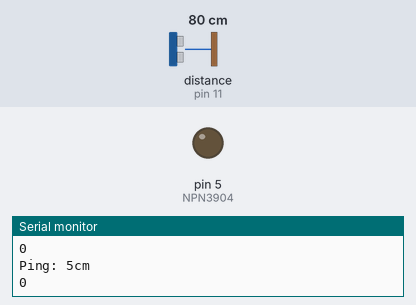
Bench run of a sketch on a simulated Arduino Uno, built with avr-gcc and run on an emulated ATmega328P. Shown: output pins drawn as LEDs (lit = HIGH), the last lines printed to the serial monitor. Inputs (shaded band) come from the test bench; at power-on: distance to the obstacle (sensor on pin 11) 80 cm. The echo pulse lasts 58.3 µs per cm.

Above: at 1.2 s.
1.3 s: distance to the obstacle (sensor on pin 11) set to 39 cm
2.8 s: distance to the obstacle (sensor on pin 11) set to 35 cm
At 4.0 s:
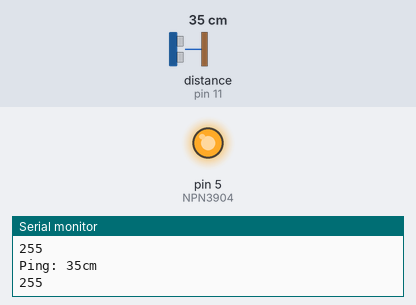
4.5 s: distance to the obstacle (sensor on pin 11) set to 18 cm
At 5.3 s:
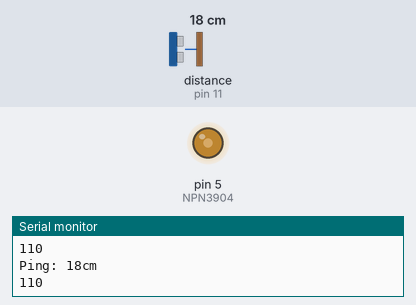
Timing chart, 0 to 7.5 s (numbered marks = the images above; inputs shaded):
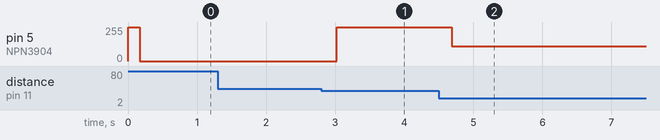

Measured:
- the behaviour switches between 36 and 35 cm on distance to the obstacle (sensor on pin 11) (found by bisection; images 0 and 1)
- after the input at 2.8 s, pin 5 (NPN3904): 0/255 → 255/255 after 0.22 s
- after the input at 4.5 s, pin 5 (NPN3904): 255/255 → 110/255 after 0.19 s

The sketch:

MotionLampDemo.ino
```cpp
// ---------------------------------------------------------------------------
// LED LAMP DEMO
// ---------------------------------------------------------------------------

#include <NewPing.h>

#define NPN3904 5 // The transistor that drives the led
#define TRIGGER_PIN  12  // Arduino pin tied to trigger pin on the ultrasonic sensor.
#define ECHO_PIN     11  // Arduino pin tied to echo pin on the ultrasonic sensor.
#define MAX_DISTANCE 35 // Maximum distance we want to ping for (in centimeters). Maximum sensor distance is rated at 400-500cm.
#define MIN_SENSOR_DIST 5

const long Interval = 50;
const float CmToPwm = 8.5;
unsigned long PreviousMillis = 0;
float FloatPwm = 0.0;
int IntPwm = 255;
NewPing sonar(TRIGGER_PIN, ECHO_PIN, MAX_DISTANCE); // NewPing setup of pins and maximum distance.
int CmDistance = MAX_DISTANCE;

void setup() {
  pinMode(NPN3904, OUTPUT);
  Serial.begin(115200); // Open serial monitor at 115200 baud to see ping results.
}

void loop() {

  unsigned long CurrentMillis = millis();

  if(CurrentMillis - PreviousMillis >= Interval)
  {
   PreviousMillis = CurrentMillis;
   CmDistance = sonar.convert_cm(sonar.ping_median());
   //delay(50);                     // Wait 50ms between pings (about 20 pings/sec). 29ms should be the shortest delay between pings.

   if (CmDistance >= 0)
   {
    if(CmDistance <= 5)
    {
     CmDistance = MIN_SENSOR_DIST;
    }
    Serial.print("Ping: ");
    Serial.print(CmDistance); // Send ping, get distance in cm and print result (0 = outside set distance range)
    Serial.println("cm");
    FloatPwm = (CmDistance - MIN_SENSOR_DIST) * CmToPwm;
    IntPwm = (int) FloatPwm;
    Serial.println(IntPwm);
   }
  }
  analogWrite(NPN3904, IntPwm);
}
```
